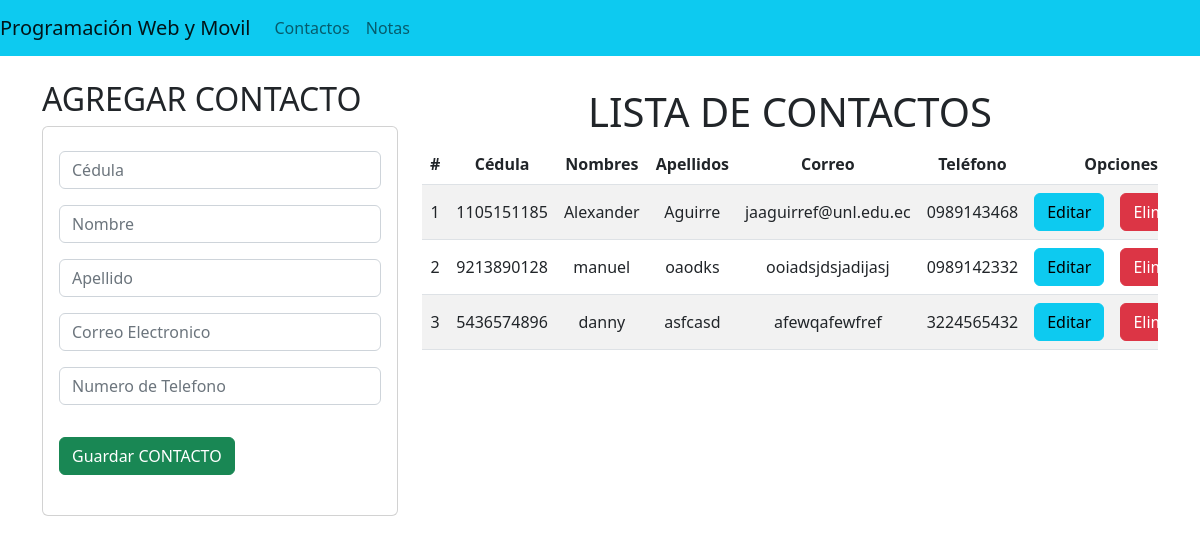
The page / on the database its author committed.
### Aplicaciones/Academico/models.py (models this page shows, shortened)
class Contacto(models.Model):
    cedula=models.CharField(primary_key=True,max_length=10)
    nombre=models.CharField(max_length=30)
    apellido=models.CharField(max_length=30)
    correo=models.EmailField(max_length=100)
    telefono=models.CharField(max_length=10)

### Aplicaciones/Academico/views.py (the view)
# urls.py: path('', views.home),
def home(request):
    contactosListados = Contacto.objects.all()
    return render(request, "gestionContactos.html",{"contactos": contactosListados})

### Aplicaciones/Academico/templates/gestionContactos.html (shortened to what this page needs)
{% extends "./base.html" %}
{% block body %}
<div class="row">
    <div class="col-sm-12 col-md-6 col-lg-4 col-xl-4">
        <h2>AGREGAR CONTACTO</h2>
        <div class="card">
            <div class="card-body">
                <form action="/registrarContacto/" method="POST">{% csrf_token %}
                    <div class="form-group py-2">
                        <input type="text" id="txtCedula" name="txtCedula" class="form-control" placeholder="Cédula"
                            minlength="10" maxlength="10" required>
                    </div>
                    <div class="form-group py-2">
                        <input type="text" id="txtNombre" name="txtNombre" class="form-control" placeholder="Nombre"
                            maxlength="50" required>
                    </div>
                    <div class="form-group py-2">
                        <input type="text" id="txtApellido" name="txtApellido" class="form-control" placeholder="Apellido"
                            maxlength="50" required>
                    </div>
                    <div class="form-group py-2">
                        <input type="text" id="txtCorreo" name="txtCorreo" class="form-control" placeholder="Correo Electronico"
                            maxlength="50" required>
                    </div>
                    <div class="form-group py-2">
                        <input type="text" id="txtTelefono" name="txtTelefono" class="form-control" placeholder="Numero de Telefono"
                            maxlength="10" required>
                    </div>
                    <div class="form-group py-4" >
                        <button type="submit" class="btn btn-success btn-block text-white">Guardar CONTACTO</button>
                    </div>
                </form>
            </div>
        </div>
    </div>
    <div class="col-sm-12 col-md-6 col-lg-8 col-xl-8">
        <div class="table-responsive py-2">
            <h1 align="center">LISTA DE CONTACTOS</h1>
         <table class="table table-striped">
            <thead>
                <tr>
                    <th>#</th>
                    <th>Cédula</th>
                    <th>Nombres</th>
                    <th>Apellidos</th>
                    <th>Correo</th>
                    <th>Teléfono</th>
                    <th colspan="2">Opciones</th>
                </tr>
            </thead>
            <tbody>
                {% for c in contactos %}
                <tr>
                    <td>{{forloop.counter}}</td>
                    <td>{{c.cedula}}</td>
                    <td>{{c.nombre}}</td>
                    <td>{{c.apellido}}</td>
                    <td>{{c.correo}}</td>
                    <td>{{c.telefono}}</td>
                    <td><a href="edicionContacto/{{c.cedula}}" class="btn btn-info">Editar</a></td>
                    <td><a href="eliminarContacto/{{c.cedula}}" class="btn btn-danger btnEliminacion">Eliminar</a></td>
                </tr>
                {% endfor %}
            </tbody>
         </table>
        </div>
    </div>
</div>
{% endblock %}

### Aplicaciones/Academico/templates/base.html (shortened to what this page needs)
<!DOCTYPE html>
<html lang="en">
<head>
    {% load static %}
    <link href="https://cdn.jsdelivr.net/npm/bootstrap@5.2.2/dist/css/bootstrap.min.css" rel="stylesheet">
    <link rel="stylesheet" href="{% static 'css/gestionContactos.css' %}">
</head>
<body>
    <nav class="navbar navbar-expand-lg navbar-light bg-info">
        <a class="navbar-brand">Programación Web y Movil</a>
        <div class="collapse navbar-collapse" id="navbarNav">
            <ul class="navbar-nav">
                <li class="nav-item">
                    <a class="nav-link" href="/">Contactos </a>
                </li>
                <li class="nav-item">
                    <a class="nav-link" href="../notas">Notas</a>
                </li>
            </ul>
        </div>
    </nav>
    <div class="container py-4">
    {% block body %}
    {% endblock %}
    </div>
</body>
</html>

### Aplicaciones/Academico/static/css/gestionContactos.css (style rules this page uses)
th, td { text-align: center; vertical-align: middle; }

### rows shown on the page
Contacto: cedula "1105151185", nombre "Alexander", apellido "Aguirre", correo "jaaguirref@unl.edu.ec", telefono "0989143468"
Contacto: cedula "9213890128", nombre "manuel", apellido "oaodks", correo "ooiadsjdsjadijasj", telefono "0989142332"
Contacto: cedula "5436574896", nombre "danny", apellido "asfcasd", correo "afewqafewfref", telefono "3224565432"
